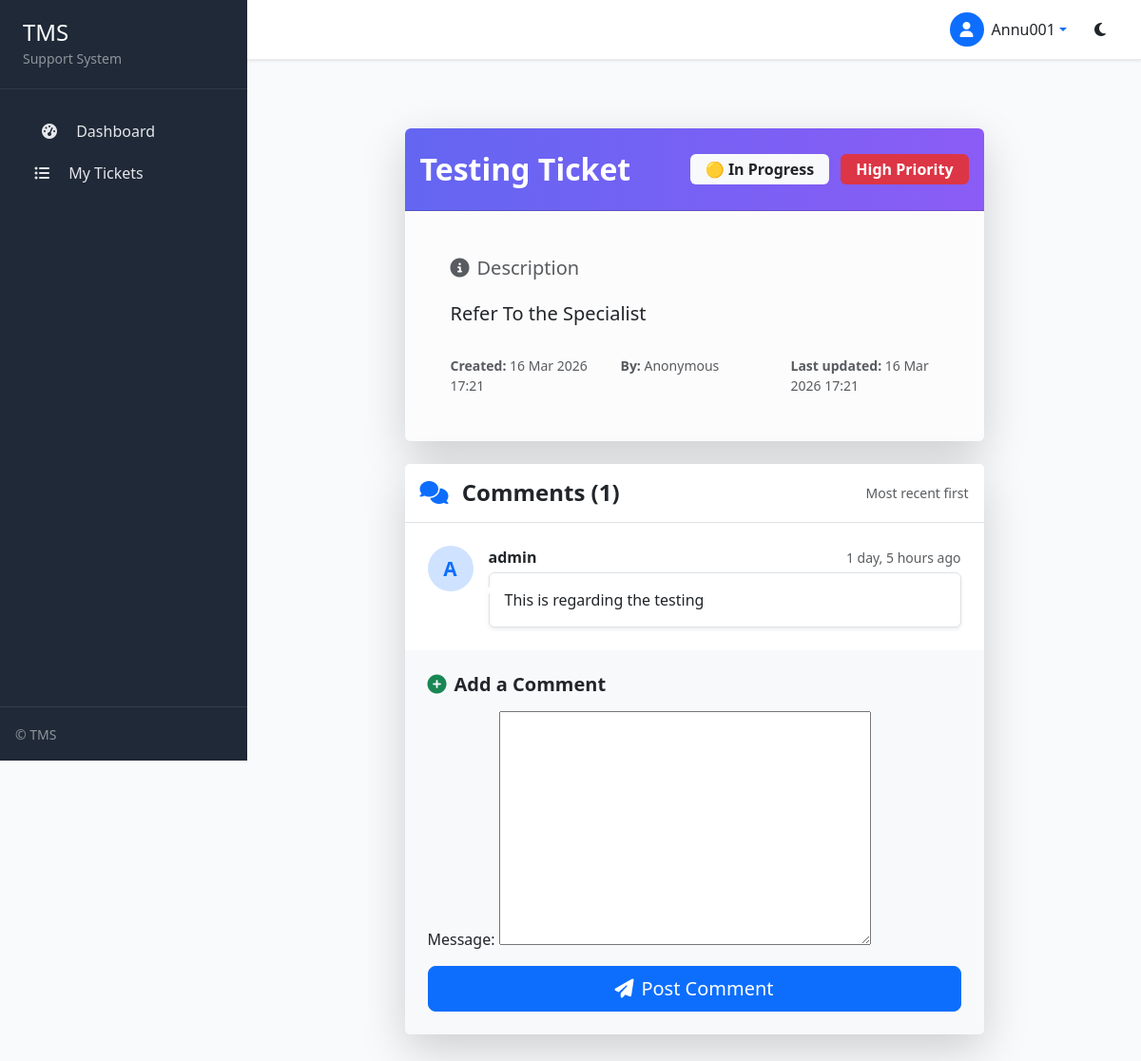
The page /ticket/1/ (signed in) on the database its author committed.
### tickets/models.py (models this page shows, shortened)
class Ticket(models.Model):
    title = models.CharField(max_length=255)
    description = models.TextField()
    department = models.CharField(max_length=100, default="General")
    project = models.CharField(max_length=100, default="General")
    priority = models.CharField(max_length=20, choices=PRIORITY_CHOICES)
    status = models.CharField(max_length=20, choices=STATUS_CHOICES, default='Open')
    created_at = models.DateTimeField(auto_now_add=True)
    sla_deadline = models.DateTimeField(null=True, blank=True)
    assigned_to = models.ForeignKey(User, on_delete=models.SET_NULL, null=True, blank=True, related_name='assigned_tickets')
    created_by = models.ForeignKey(User, on_delete=models.CASCADE, related_name='created_tickets')

class Comment(models.Model):
    ticket = models.ForeignKey(Ticket, on_delete=models.CASCADE)
    user = models.ForeignKey(User, on_delete=models.CASCADE)
    message = models.TextField()
    created_at = models.DateTimeField(auto_now_add=True)

### tickets/views.py (the view, shortened to what this page needs)
# urls.py: path('ticket/<int:id>/', views.ticket_detail, name='ticket_detail'),
@login_required
def ticket_detail(request, id):
    ticket = get_object_or_404(Ticket, id=id)
    comments = Comment.objects.filter(ticket=ticket)
    form = CommentForm()
    context = {
        'ticket': ticket,
        'comments': comments,
        'form': form
    }
    return render(request,'tickets/ticket_detail.html',context)

### tickets/forms.py
class CommentForm(forms.ModelForm):
    class Meta:
        model = Comment
        fields = ['message']

### tickets/context_processors.py (called while the page is built)
def user_roles(request):
    if request.user.is_authenticated:
        return {
            'is_customer': request.user.groups.filter(name='Customer').exists(),
            'is_agent': request.user.groups.filter(name='Support Agent').exists(),
            'is_admin': request.user.is_staff,
            "now": timezone.now(),
        }
    return {}

### tickets/templates/tickets/ticket_detail.html (shortened to what this page needs)
{% extends 'tickets/base.html' %}
{% block content %}
<div class="container my-5">
  <div class="row justify-content-center">
    <div class="col-lg-10 col-xl-9">
      <div class="card shadow-lg border-0 mb-4 overflow-hidden">
        <div class="card-header bg-gradient-primary text-white py-4">
          <div class="d-flex justify-content-between align-items-center flex-wrap gap-3">
            <h2 class="mb-0 fw-bold">{{ ticket.title }}</h2>
            <div>
              <span class="badge bg-light text-dark fs-6 px-3 py-2">
                {% if ticket.status == 'Open' %}🟢 Open{% elif ticket.status == 'In Progress' %}🟡 In Progress{% elif ticket.status == 'Closed' %}🔴 Closed{% else %}{{ ticket.status }}{% endif %}
              </span>
              <span class="badge ms-2 fs-6 px-3 py-2
                {% if ticket.priority == 'High' %}bg-danger
                {% elif ticket.priority == 'Medium' %}bg-warning text-dark
                {% elif ticket.priority == 'Low' %}bg-success
                {% else %}bg-secondary{% endif %}">
                {{ ticket.priority }} Priority
              </span>
            </div>
          </div>
        </div>
        <div class="card-body p-4 p-md-5 bg-light-subtle">
          <div class="mb-4">
            <h5 class="text-muted mb-3"><i class="fas fa-info-circle me-2"></i>Description</h5>
            <p class="lead text-dark lh-lg" style="white-space: pre-wrap;">{{ ticket.description|linebreaksbr }}</p>
          </div>
          <div class="row g-4 small text-muted">
            <div class="col-md-4">
              <strong>Created:</strong> {{ ticket.created_at|date:"d M Y H:i" }}
            </div>
            <div class="col-md-4">
              <strong>By:</strong> {{ ticket.user|default:"Anonymous" }}
            </div>
            <div class="col-md-4">
              <strong>Last updated:</strong> {{ ticket.updated_at|default:ticket.created_at|date:"d M Y H:i" }}
            </div>
          </div>
        </div>
      </div>
      <div class="card shadow-lg border-0">
        <div class="card-header bg-white border-bottom d-flex justify-content-between align-items-center py-3">
          <h4 class="mb-0 fw-semibold">
            <i class="fas fa-comments me-2 text-primary"></i>
            Comments ({{ comments.count }})
          </h4>
          {% if comments.exists %}
            <small class="text-muted">Most recent first</small>
          {% endif %}
        </div>
        <div class="card-body p-0">
          {% if comments %}
            <div class="comment-thread px-4 pt-4">
              {% for comment in comments %}
                <div class="comment-card mb-4 {% if forloop.last %}mb-0{% endif %}">
                  <div class="d-flex">
                    <div class="flex-shrink-0 me-3">
                      <div class="avatar rounded-circle bg-primary-subtle text-primary d-flex align-items-center justify-content-center fw-bold" style="width:48px; height:48px;">
                        {{ comment.user.username|slice:":1"|upper }}
                      </div>
                    </div>
                    <div class="flex-grow-1">
                      <div class="d-flex justify-content-between align-items-baseline mb-1">
                        <strong class="text-dark">{{ comment.user|default:"System" }}</strong>
                        <small class="text-muted">{{ comment.created_at|timesince }} ago</small>
                      </div>
                      <div class="comment-body p-3 bg-white border rounded shadow-sm">
                        <p class="mb-0" style="white-space: pre-wrap;">{{ comment.message|linebreaksbr }}</p>
                      </div>
                    </div>
                  </div>
                </div>
              {% endfor %}
            </div>
          {% else %}
            <div class="text-center py-5 text-muted">
              <i class="far fa-comment-dots fa-3x mb-3 d-block opacity-50"></i>
              <p class="lead">No comments yet.</p>
              <p>Be the first to add one below!</p>
            </div>
          {% endif %}
        </div>
        <div class="card-footer bg-light border-0 p-4">
          <h5 class="mb-3 fw-semibold"><i class="fas fa-plus-circle me-2 text-success"></i>Add a Comment</h5>
          <form method="POST" class="comment-form">
            <div class="mb-3">
              {{ form.message.label_tag }}
              {{ form.message }}
            </div>
            <div class="d-grid">
              <button type="submit" class="btn btn-primary btn-lg">
                <i class="fas fa-paper-plane me-2"></i>Post Comment
              </button>
            </div>
          </form>
        </div>
      </div>
    </div>
  </div>
</div>
{% endblock %}

### tickets/templates/tickets/base.html (shortened to what this page needs)
<!DOCTYPE html>
<html lang="en" data-bs-theme="light">
<head>
  <link href="https://cdn.jsdelivr.net/npm/bootstrap@5.3.3/dist/css/bootstrap.min.css" rel="stylesheet">
  <link rel="stylesheet" href="https://cdnjs.cloudflare.com/ajax/libs/font-awesome/6.5.0/css/all.min.css" />
<link rel="stylesheet" href="https://cdn.datatables.net/2.0.8/css/dataTables.bootstrap5.css">
</head>
<body>
  <nav class="navbar navbar-expand-lg sticky-top">
    <div class="container-fluid px-4">
      <a class="navbar-brand fw-bold fs-4 text-primary" href="/">TMS</a>
      <div class="ms-auto d-flex align-items-center gap-3">
     <div class="dropdown">
  <a class="d-flex align-items-center text-decoration-none dropdown-toggle" href="#" role="button" data-bs-toggle="dropdown" aria-expanded="false">
    <div class="rounded-circle bg-primary text-white d-flex align-items-center justify-content-center me-2" style="width:36px; height:36px;">
      {% if user.is_authenticated and user.profile.avatar %}
        <img src="{{ user.profile.avatar.url }}" alt="{{ user.username }}" class="rounded-circle" style="width:100%; height:100%; object-fit:cover;">
      {% else %}
        <i class="fas fa-user"></i>
      {% endif %}
    </div>
    <span class="d-none d-md-inline text-dark">
      {% if user.is_authenticated %}
        {{ user.get_short_name|default:user.username|capfirst }}
      {% else %}
        Guest
      {% endif %}
    </span>
  </a>
</div>
        <button class="btn btn-link text-dark" id="theme-toggle" title="Toggle dark mode">
          <i class="fas fa-moon"></i>
        </button>
      </div>
    </div>
  </nav>
  <div class="sidebar d-flex flex-column" id="sidebarOffcanvas">
    <div class="sidebar-header">
      <h4 class="mb-0 text-white">TMS</h4>
      <small class="text-white-50">Support System</small>
    </div>
    <nav class="sidebar-nav flex-grow-1 mt-3">
  <ul class="nav flex-column">
    <li class="nav-item">
  <a class="nav-link" href="{% url 'tickets:dashboard' %}">
    <i class="fas fa-tachometer-alt"></i> Dashboard
  </a>
</li>
{% if is_customer %}
<li class="nav-item d-flex justify-content-between align-items-center px-3">
  <a class="nav-link p-0" href="{% url 'tickets:my_tickets' %}">
    <i class="fas fa-list-ul"></i> My Tickets
  </a>
</li>
{% endif %}
  </ul>
</nav>
    <div class="p-3 mt-auto border-top border-light border-opacity-10">
      <small class="text-white-50">© {{ 'now'|date:'Y' }} TMS</small>
    </div>
  </div>
  <main class="main-content">
    <div class="container-fluid py-4 px-4 px-lg-5">
      {% block content %}{% endblock %}
    </div>
  </main>
</body>
</html>

### tickets/templates/tickets/base.html (style rules this page uses)
:root { --sidebar-bg: #1f2937; --sidebar-text: #e5e7eb; --sidebar-hover: #374151; --sidebar-active: #3b82f6; --primary: #3b82f6; --primary-dark: #2563eb; --body-bg: #f8fafc; --card-bg: #ffffff; }
body { background: var(--body-bg); min-height: 100vh; font-family: system-ui, -apple-system, "Segoe UI", Roboto, sans-serif; color: #1e293b; }
.sidebar { background: var(--sidebar-bg); color: var(--sidebar-text); height: 100vh; position: fixed; top: 0; left: 0; width: 260px; z-index: 1030; transition: transform 0.3s ease-in-out; overflow-y: auto; }
.sidebar-header { padding: 1.25rem 1.5rem; border-bottom: 1px solid rgba(255,255,255,0.08); }
.sidebar-nav .nav-link { color: var(--sidebar-text); padding: 0.75rem 1.5rem; border-radius: 0.375rem; margin: 0.25rem 1rem; transition: all 0.2s; }
.sidebar-nav .nav-link i { width: 24px; text-align: center; margin-right: 0.75rem; }
.main-content { margin-left: 260px; min-height: 100vh; transition: margin-left 0.3s ease-in-out; }
.navbar { background: var(--card-bg); border-bottom: 1px solid rgba(0,0,0,0.08); box-shadow: 0 1px 3px rgba(0,0,0,0.1); }

### tickets/templates/tickets/ticket_detail.html (style rules this page uses)
.bg-gradient-primary { background: linear-gradient(90deg, #6366f1 0%, #8b5cf6 100%); }
.avatar { width: 48px; height: 48px; font-size: 1.3rem; }
.comment-body { position: relative; }
.comment-body::before { content: ''; position: absolute; top: 12px; left: -10px; border: 6px solid transparent; border-right-color: white; }
.comment-form textarea { min-height: 120px; resize: vertical; }

### rows shown on the page
Ticket: title "Testing Ticket", priority "High", description "Refer To the Specialist", created_at "16 Mar 2026 17:21", updated_at "16 Mar 2026 17:21"
Comment: user.username "A", user "admin", created_at "1 day, 5 hours", message "This is regarding the testing"

### other values the page prints
{{ user.get_short_name|default:user.username|capfirst }} "Annu001"
{{ ticket.user|default:"Anonymous" }} "Anonymous"
{{ comments.count }} "1"
